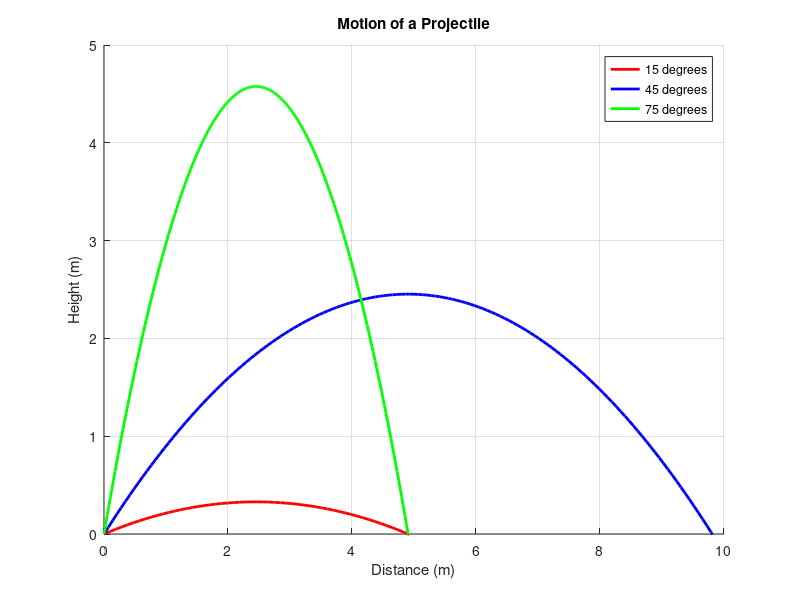

MATLAB code to generate this figure:

%clear
clear;
clc;

%variable
a1=15*(pi/180);
a2=45*(pi/180);
a3=75*(pi/180);
v0=9.81;
y0=0;
g=9.81;
t=linspace(0,10,1000);

%function 1
x1=(v0).*cos(a1).*t;
y1=-((1/2)*g.*(t.^2)) + ((v0).*sin(a1).*t) + y0;

%function 2
x2=(v0).*cos(a2).*t;
y2=-((1/2)*g.*(t.^2)) + ((v0).*sin(a2).*t) + y0;

%function 3
x3=(v0).*cos(a3).*t;
y3=-((1/2)*g.*(t.^2)) + ((v0).*sin(a3).*t) + y0;


% plot
hold on;
plot(x1,y1,'-r','LineWidth',2);
plot(x2,y2,'-b','LineWidth',2);
plot(x3,y3,'-g','LineWidth',2);
grid on;
xlim([0,10]);
ylim([0,5]);
legend('15 degrees', '45 degrees', '75 degrees');
title('Motion of a Projectile');
xlabel('Distance (m)');
ylabel('Height (m)');